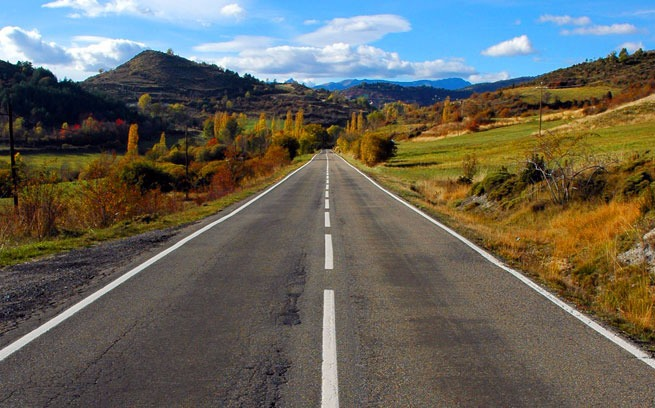
#> input picture Assignment 1/11/road8.jpg, 655 x 408 px
$ python 11-road_markers.py
#> lines starting #> are read from the running program, lines starting #| are printed output that depends on the picture; after the words box and inside, x2 and y2 are one past the last pixel; in counts of white or black regions, pixels touching at a corner belong together
import cv2										#imports cv2 package
import numpy as np 								#imports numpy package
import matplotlib.pyplot as plt 				#imports matplotlib.pyplot package

img_noblur = cv2.imread('road8.jpg')			#reads the image
#> img_noblur is the input picture: shape (408, 655, 3); mean B, G, R 91.6, 100.8, 102.3
imgnew = img_noblur.copy()						#creates a copy of the image
img_noblur_grey = cv2.cvtColor(img_noblur, cv2.COLOR_BGR2GRAY)	#converts the image from BGR to Grayscale
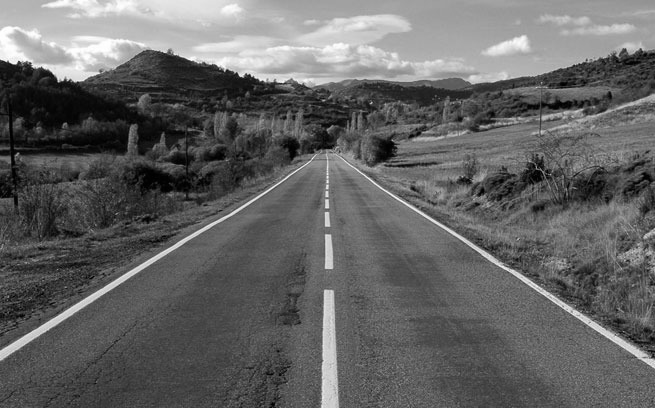
#> img_noblur_grey: shape (408, 655); min 0, max 255, mean 100.2
img = cv2.GaussianBlur(img_noblur_grey,(5,5),0)	#applies a Gaussian Blur to the image for smoothing

sobelx = cv2.Sobel(img,-1,1,0,ksize=3)			#applies Sobel horizontal kernel of size 3 to the image
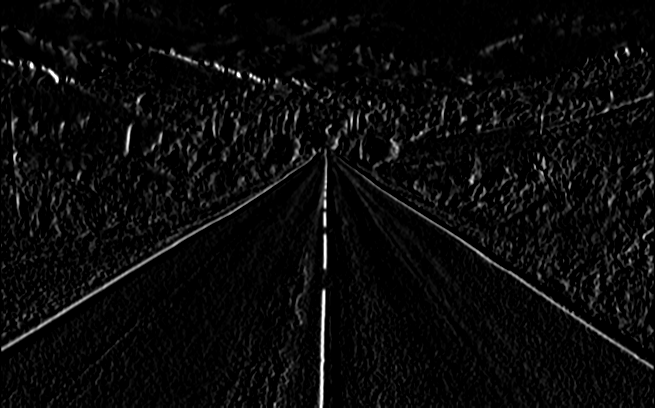
#> sobelx: shape (408, 655); min 0, max 255, mean 10.2
sobelx[sobelx<100] = 0							#discards low intensity pixels
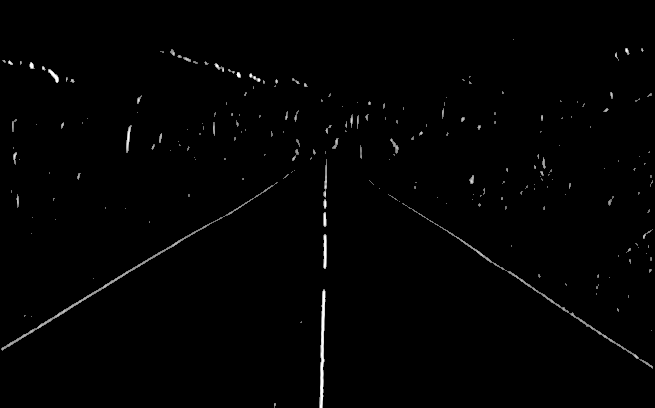
#> sobelx: shape (408, 655); min 0, max 255, mean 2.2

lines = cv2.HoughLinesP(sobelx,1,np.pi/180,100)	#use HoughLinesP to detect lines in the image to which Sobel horizontal kernel was applied
#> lines = 34 rows, first 6: [38, 326, 209, 223], [570, 313, 619, 346], [321, 407, 323, 289], [413, 210, 414, 211], [392, 196, 393, 197], [493, 262, 505, 270]
for x in range(0, len(lines)):
    for x1,y1,x2,y2 in lines[x]:
        cv2.line(imgnew,(x1,y1),(x2,y2),(0,255,0),5)		#draws the detected lines on the image
#> this loop made 34 passes
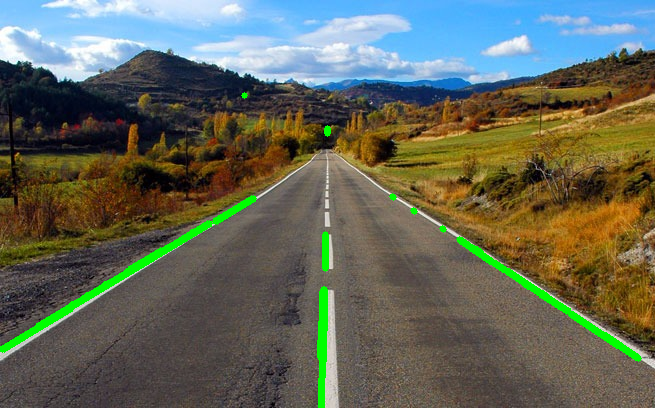
#> imgnew: shape (408, 655, 3); 2.01% of pixels changed, all inside (x1, y1, x2, y2) = (0, 92, 642, 408)

imgnew = cv2.cvtColor(imgnew, cv2.COLOR_BGR2RGB)			#converts the image from BGR to RGB
img_noblur = cv2.cvtColor(img_noblur, cv2.COLOR_BGR2RGB)	#converts the original image from BGR to RGB for display

plt.subplot(131),plt.imshow(img_noblur,cmap = 'gray')		#plots the original image
plt.title('Original Image'), plt.xticks([]), plt.yticks([])
plt.subplot(132),plt.imshow(sobelx,cmap = 'gray')			#plots the result of applying Sobel horizontal kernel to the image
plt.title('Sobel'), plt.xticks([]), plt.yticks([])
plt.subplot(133),plt.imshow(imgnew,cmap = 'gray')			#plots the result with the road markers detected
plt.title('Output'), plt.xticks([]), plt.yticks([])

plt.show()											#displays the figure

$ run again, with Assignment 1/11/road1.jpg copied over Assignment 1/11/road8.jpg
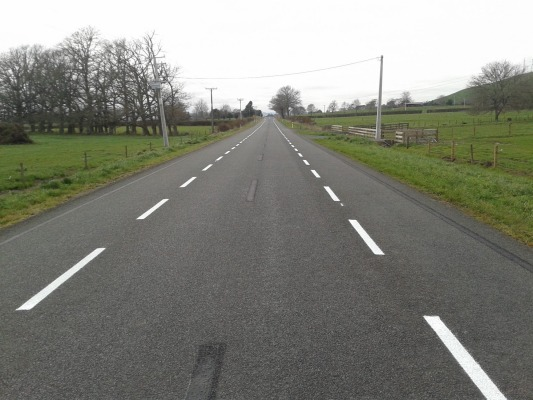
#> input picture Assignment 1/11/road1.jpg, 533 x 400 px
#> img_noblur is the input picture: shape (400, 533, 3); mean B, G, R 123.3, 132.1, 130.9
#> `sobelx[sobelx<100] = 0`:
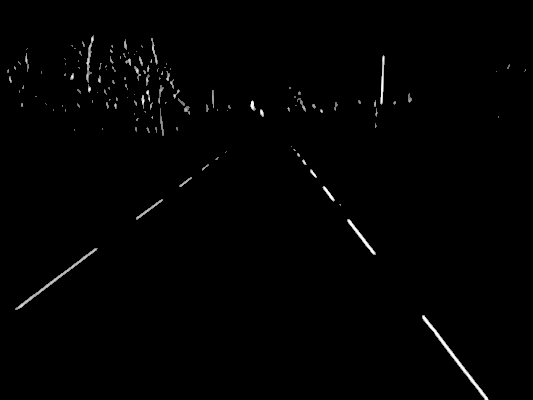
#> sobelx: shape (400, 533); min 0, max 255, mean 2.1
#> lines = 18 rows, first 6: [16, 309, 97, 248], [422, 315, 487, 399], [348, 219, 374, 254], [370, 251, 372, 253], [433, 331, 485, 399], [373, 250, 375, 252]
#> the loop `for x in range(0, len(lines)):` made 18 passes
#> after the loop `for x in range(0, len(lines)):`:
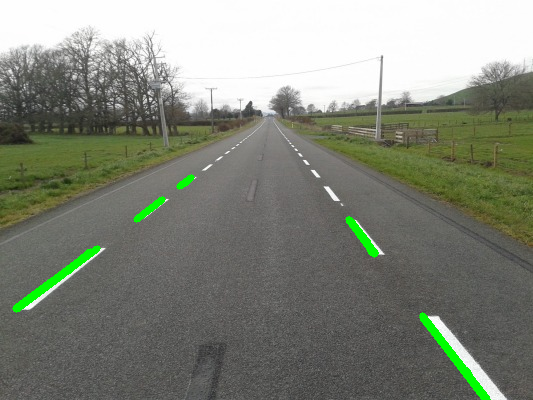
#> imgnew: shape (400, 533, 3); 1.21% of pixels changed, all inside (x1, y1, x2, y2) = (12, 174, 491, 400)

$ run again, with Assignment 1/11/road1.png saved as Assignment 1/11/road8.jpg
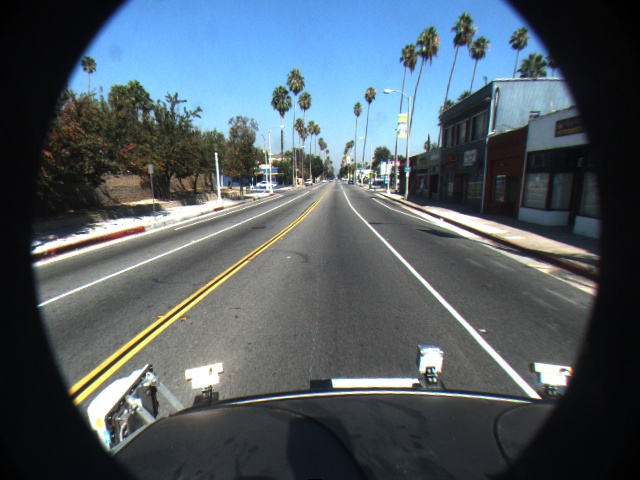
#> input picture Assignment 1/11/road1.png, 640 x 480 px
#> img_noblur is the input picture: shape (480, 640, 3); mean B, G, R 100.4, 92.2, 80.8
#> `sobelx[sobelx<100] = 0`:
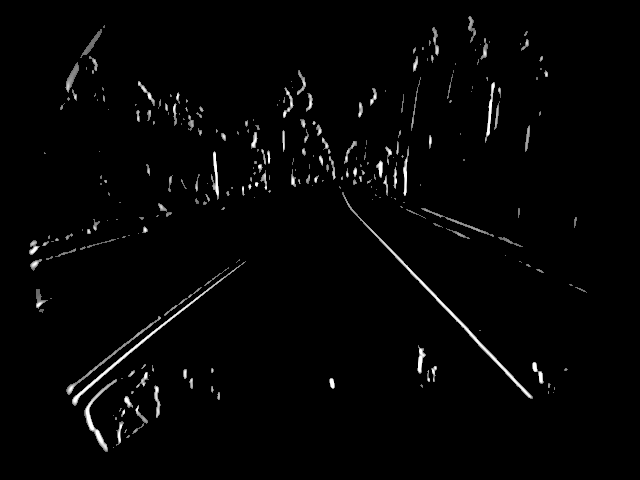
#> sobelx: shape (480, 640); min 0, max 255, mean 4.7
#> lines = 27 rows, first 6: [348, 206, 532, 396], [379, 240, 532, 398], [525, 32, 526, 31], [72, 399, 224, 276], [525, 42, 528, 40], [217, 275, 219, 273]
#> the loop `for x in range(0, len(lines)):` made 27 passes
#> after the loop `for x in range(0, len(lines)):`:
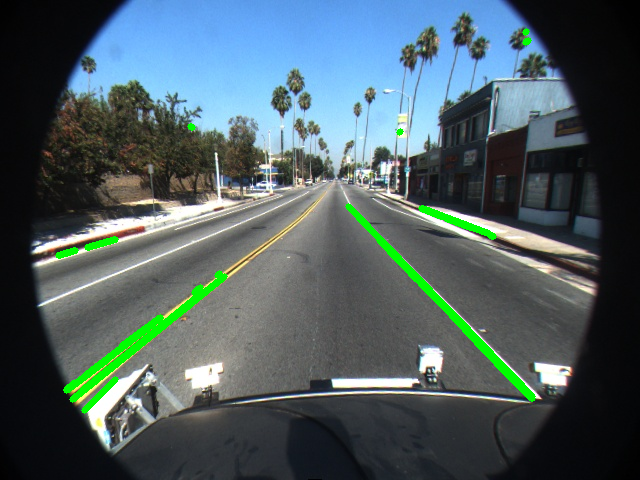
#> imgnew: shape (480, 640, 3); 2.04% of pixels changed, all inside (x1, y1, x2, y2) = (55, 28, 536, 414)

$ run again, with Assignment 1/11/road2.png saved as Assignment 1/11/road8.jpg
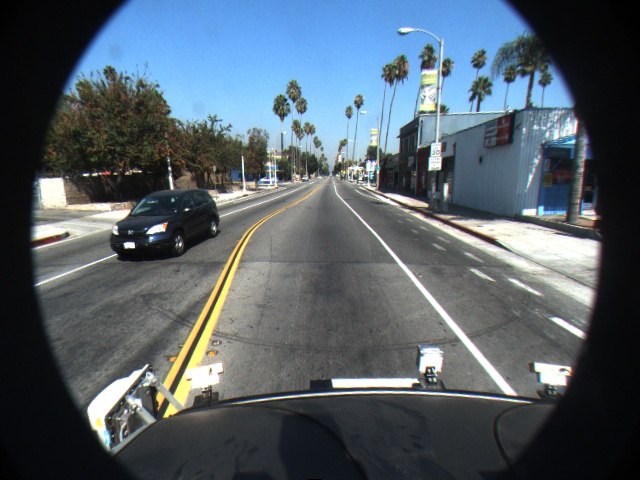
#> input picture Assignment 1/11/road2.png, 640 x 480 px
#> img_noblur is the input picture: shape (480, 640, 3); mean B, G, R 103.8, 94.9, 83.4
#> `sobelx[sobelx<100] = 0`:
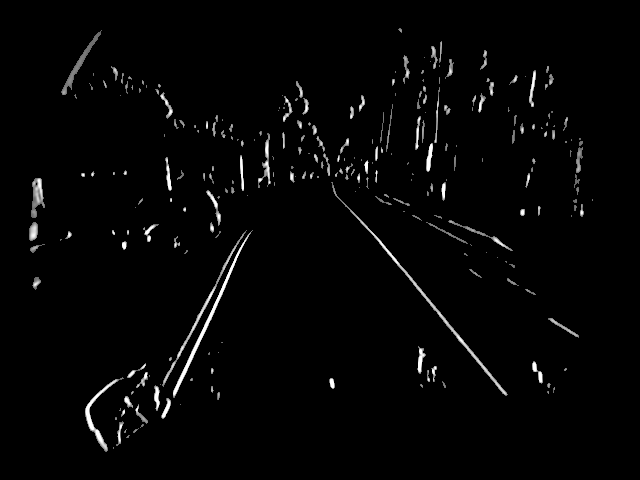
#> sobelx: shape (480, 640); min 0, max 255, mean 5.2
#> lines = 24 rows, first 6: [353, 212, 506, 394], [174, 397, 243, 242], [176, 358, 241, 236], [188, 367, 236, 259], [372, 232, 448, 322], [180, 381, 181, 378]
#> the loop `for x in range(0, len(lines)):` made 24 passes
#> after the loop `for x in range(0, len(lines)):`:
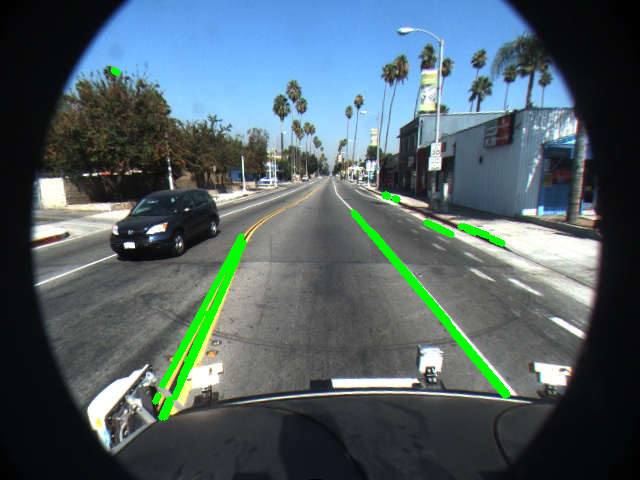
#> imgnew: shape (480, 640, 3); 1.84% of pixels changed, all inside (x1, y1, x2, y2) = (110, 67, 511, 421)
